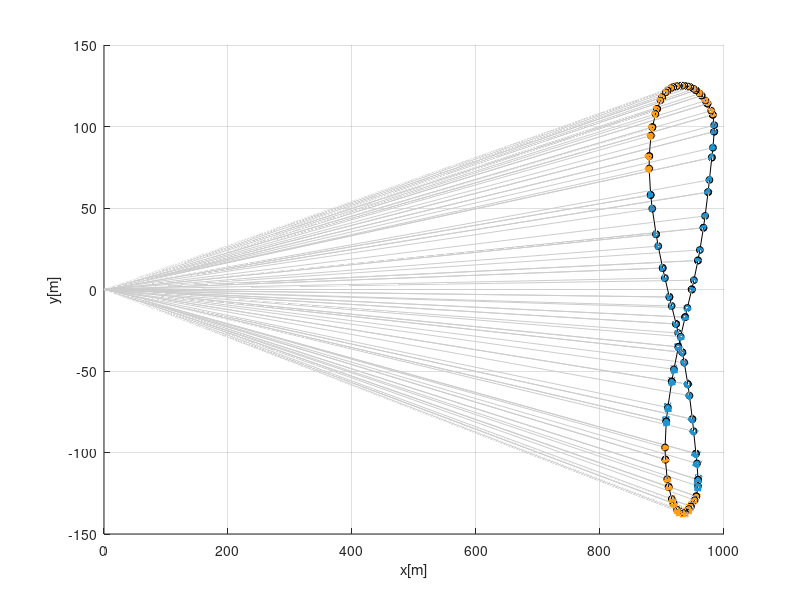

Write the MATLAB code that produced this figure.
clc;clear all;close all;

load('crosswind_opt_electrical_AP2_w0_5ms.mat')
AP = crosswind_opt_electrical_3_AP2;
id1 = 4;

time = AP.r_n2b_n_x.time';time(id1:id1:end) = [];%time(id2:id2:end) = [];
N    = length(time); 
%% retrieve PowerPlane trajectory -----------------------------------------
px = AP.r_n2b_n_x.value';px(id1:id1:end) = [];%px(id2:id2:end) = [];
py = AP.r_n2b_n_y.value';py(id1:id1:end) = [];%py(id2:id2:end) = [];
pz = AP.r_n2b_n_z.value';pz(id1:id1:end) = [];%pz(id2:id2:end) = [];
h  = -pz; % altitude

ptraj = [px,py,pz];

dl = AP.dr.value;dl(id1:id1:end) = [];%dl(id2:id2:end) = [];

reel_in  = [];
reel_out = [];

for i = 1:N
  if dl(i) > 0      % reel-out <=> power generation 
    reel_out = [ptraj(i,:);reel_out];
  elseif dl(i) < 0  % reel-in <=> power consumption
    reel_in  = [ptraj(i,:);reel_in];
  end   
end

N_reel_in  = length(reel_in);
N_reel_out = length(reel_out);

% imshow(imread('landscape.jpg'))

figure;hold on;grid on;
Trajectory    = plot3(px,py,-pz,'k');
traj_reel_out = plot3(reel_out(:,1),reel_out(:,2),-reel_out(:,3),...
      'Marker','o',...
      'MarkerEdgeColor','k',...
      'MarkerFaceColor',[0.1176,0.5804,0.8235],...
      'MarkerSize',5,...
      'Color','none');
traj_reel_in = plot3(reel_in(:,1),reel_in(:,2),-reel_in(:,3),...
      'Marker','o',...
      'MarkerEdgeColor','k',...
      'MarkerFaceColor',[1 0.6196 0.1059],...
      'MarkerSize',5,...
      'Color','none');

%% retrieve orientation ---------------------------------------------------
e11 = AP.e11.value';e11(id1:id1:end) = [];%e11(id2:id2:end) = [];
e21 = AP.e21.value';e21(id1:id1:end) = [];%e21(id2:id2:end) = [];
e31 = AP.e31.value';e31(id1:id1:end) = [];%e31(id2:id2:end) = [];
ex  = [e11,e21,e31];

e12 = AP.e12.value';e12(id1:id1:end) = [];%e12(id2:id2:end) = [];
e22 = AP.e22.value';e22(id1:id1:end) = [];%e22(id2:id2:end) = [];
e32 = AP.e32.value';e32(id1:id1:end) = [];%e32(id2:id2:end) = [];
ey  = [e12,e22,e32];

e13 = AP.e13.value';e13(id1:id1:end) = [];%e13(id2:id2:end) = [];
e23 = AP.e23.value';e23(id1:id1:end) = [];%e23(id2:id2:end) = [];
e33 = AP.e33.value';e33(id1:id1:end) = [];%e33(id2:id2:end) = [];
ez  = [e13,e23,e33];

%Plot wing ---------------------------------------------------------------
factor = 5;

for i = 1:1:N_reel_out            
Wing_Ey = line([ reel_out(i,1)- factor*ex(i,1), reel_out(i,1) + factor*ex(i,1)],...
               [ reel_out(i,2)- factor*ex(i,2), reel_out(i,2) + factor*ex(i,2)],...
              -[ reel_out(i,3)- factor*ex(i,3), reel_out(i,3) + factor*ex(i,3)],...
               'LineWidth',5,'Color',[0.1176,0.5804,0.8235]);
             
Tether = line([0,reel_out(i,1)],...
              [0,reel_out(i,2)],...
             -[0,reel_out(i,3)],'LineWidth',0.25,'Color',[0.8 0.8 0.8],'LineStyle','-');
end

for i = 1:1:N_reel_in 
Wing_Ey = line([ reel_in(i,1)- factor*ex(i,1), reel_in(i,1) + factor*ex(i,1)],...
               [ reel_in(i,2)- factor*ex(i,2), reel_in(i,2) + factor*ex(i,2)],...
              -[ reel_in(i,3)- factor*ex(i,3), reel_in(i,3) + factor*ex(i,3)],...
                'LineWidth',5,'Color',[1 0.6196 0.1059]);
              
Tether = line([0,reel_in(i,1)],...
              [0,reel_in(i,2)],...
             -[0,reel_in(i,3)],'LineWidth',0.25,'Color',[0.8 0.8 0.8],'LineStyle','-');
end

xlabel('x[m]');ylabel('y[m]');zlabel('altitude[m]');

%xlim([-150,500])
%
set(gca, 'Color', 'none'); % Sets axes background
set(gca, 'Projection', 'perspective'); % Sets axes background
%axis equal
%export_fig Trajectory3D.png -transparent

